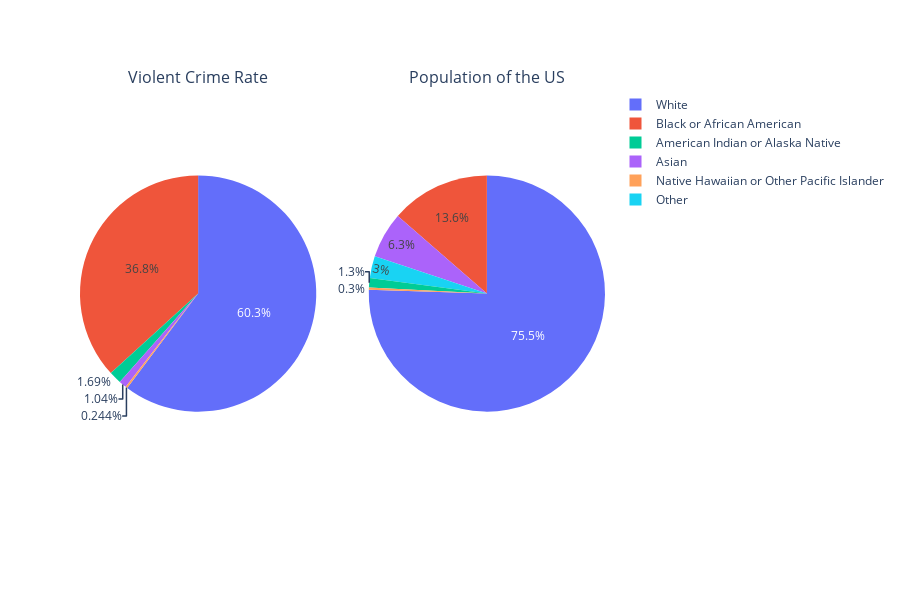

Notebook code for this chart:
### Markdown cell above
### Racial inequality and criminality

From the various numbers in data it can be seen that criminal behaviour is often linked to someone’s race. This is supported by the research of Piquero and Brame (2008) who argue that official record studies consistently demonstrate higher levels of criminal involvement among Black individuals compared to White individuals.

### Code cell
import pandas as pd
import plotly.graph_objects as go
from plotly.subplots import make_subplots

# Read the data from crimrace.csv
dp = pd.read_csv('crimerace.csv', delimiter=',')

aantal_crime = dp['total']
race_crime = dp['race']

# Create the first pie chart
fig1 = go.Figure(data=[go.Pie(labels=race_crime, values=aantal_crime, hovertemplate='%{label}: %{percent:.1%}')])
fig1.update_layout(height=600)

# Read the data from population.csv
df = pd.read_csv('population.csv', delimiter=',')

aantal_population = df['total']
race_population = df['race']

# Create the second pie chart
fig2 = go.Figure(data=[go.Pie(labels=race_population, values=aantal_population, hovertemplate='%{label}: %{percent:.1%}')])
fig2.update_layout(height=600)

# Create subplots with custom grid arrangement and titles
fig = make_subplots(rows=1, cols=2, subplot_titles=('Violent Crime Rate', 'Population of the US'),
                    specs=[[{'type': 'pie'}, {'type': 'pie'}]])

# Add the pie charts to the subplot grid
fig.add_trace(fig1.data[0], row=1, col=1)
fig.add_trace(fig2.data[0], row=1, col=2)

# Set the size and position of the pie charts
fig.update_layout({
    'grid': {'rows': 1, 'columns': 2, 'pattern': 'independent'},
    'showlegend': True,
    'legend': {'itemsizing': 'constant'},
    'height': 600,
    'margin': {'t': 80}  # Increase top margin for the title
})

# Set the legend for the first pie chart
fig.update_traces(patch={'hovertemplate': '%{label}: %{percent:.1%}'})

# Set the legend for the second pie chart
fig.update_traces(patch={'hovertemplate': '%{label}: %{percent:.1%}'})

# Show the plot
fig.show()

### Figure 1 — Plotly figure (JSON) as saved in the notebook; plotly's stock layout.template omitted (floating-point values rounded to 4 significant figures)
{"data": [{"domain": {"x": [0, 0.45], "y": [0, 1]}, "hovertemplate": "%{label}: %{percent:.1%}", "labels": ["White", "Black or African American", "American Indian or Alaska Native", "Asian", "Native Hawaiian or Other Pacific Islander"], "type": "pie", "values": [4337471, 2646696, 121995, 74639, 17569]}, {"domain": {"x": [0.55, 1], "y": [0, 1]}, "hovertemplate": "%{label}: %{percent:.1%}", "labels": ["White", "Black or African American", "American Indian or Alaska Native", "Asian", "Native Hawaiian or Other Pacific Islander", "Other"], "type": "pie", "values": [75.5, 13.6, 1.3, 6.3, 0.3, 3]}], "layout": {"annotations": [{"font": {"size": 16}, "showarrow": false, "text": "Violent Crime Rate", "x": 0.225, "xanchor": "center", "xref": "paper", "y": 1, "yanchor": "bottom", "yref": "paper"}, {"font": {"size": 16}, "showarrow": false, "text": "Population of the US", "x": 0.775, "xanchor": "center", "xref": "paper", "y": 1, "yanchor": "bottom", "yref": "paper"}], "grid": {"columns": 2, "pattern": "independent", "rows": 1}, "height": 600, "legend": {"itemsizing": "constant"}, "margin": {"t": 80}, "showlegend": true}}
